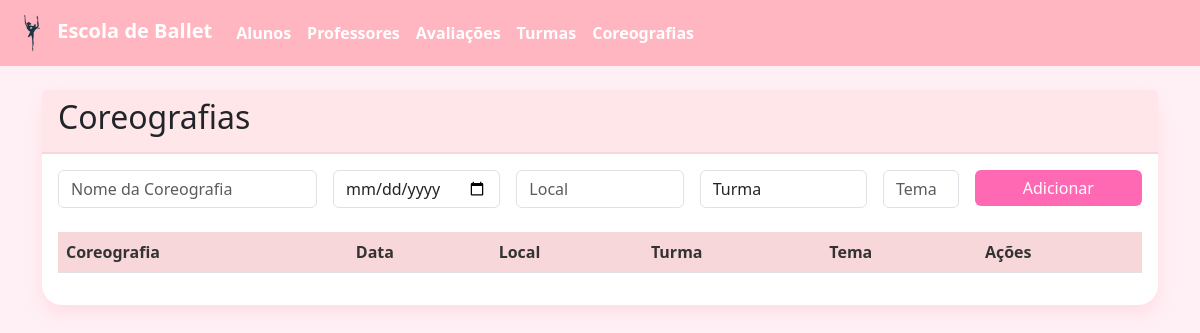
The app's page /coreografias, older data.
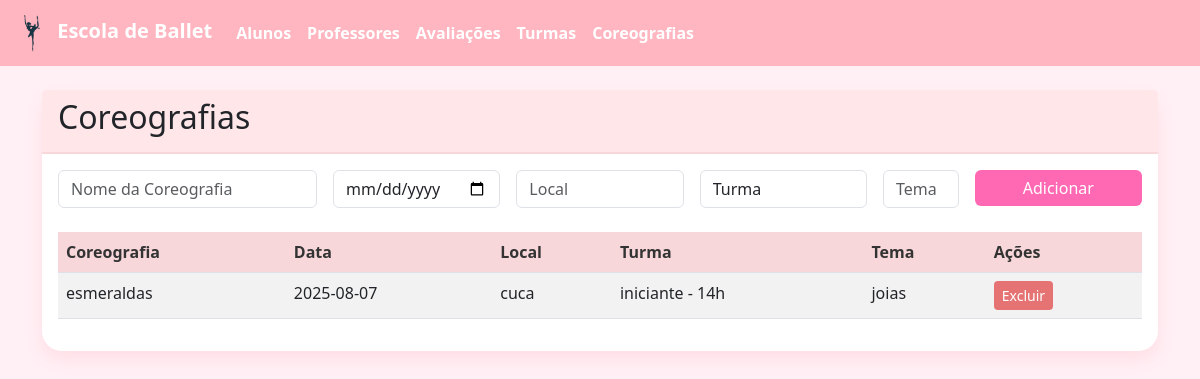
The same page, newer data.
### tables this page shows
CREATE TABLE Coreografia (
    id INTEGER PRIMARY KEY AUTOINCREMENT,
    nome_evento TEXT NOT NULL,
    data TEXT NOT NULL,
    local TEXT NOT NULL,
    tema TEXT,
    descricao TEXT,
    turma_id INTEGER,
    FOREIGN KEY (turma_id) REFERENCES Turma(id)
);

CREATE TABLE Turma (
    id INTEGER PRIMARY KEY AUTOINCREMENT,
    nivel TEXT NOT NULL DEFAULT 'iniciante',
    horario TEXT NOT NULL,
    sala TEXT NOT NULL,
    quantidade_max_alunos INTEGER,
    observacoes TEXT
);

### app.py (the view)
@app.route('/coreografias')
def mostrar_coreografias():
    coreografias = listar_coreografias()
    turmas = listar_turmas()
    return render_template('coreografias.html', coreografias=coreografias, turmas=turmas)

### db/connection.py (called while the page is built)
def conectar():
    return sqlite3.connect('ballet.db')

### models/coreografia.py (called while the page is built)
def listar_coreografias():
    conn = conectar()
    cursor = conn.cursor()
    cursor.execute("""
        SELECT c.id, c.nome_evento, c.data, c.local, c.tema, c.descricao,
               c.turma_id, t.nivel, t.horario
        FROM Coreografia c
        LEFT JOIN Turma t ON c.turma_id = t.id
        ORDER BY c.data DESC
    """)
    resultado = cursor.fetchall()
    conn.close()
    return resultado

### models/turma.py (called while the page is built)
def listar_turmas():
    conn = conectar()
    cursor = conn.cursor()
    cursor.execute("SELECT * FROM Turma")
    resultado = cursor.fetchall()
    conn.close()
    return resultado

### templates/coreografias.html (shortened to what this page needs)
{% extends "base.html" %}
{% block content %}
<div class="card">
  <div class="card-header">
    <h2>Coreografias</h2>
  </div>
  <div class="card-body">
    <form method="POST" action="{{ url_for('adicionar_coreografia') }}" class="row g-3 mb-4">
      <div class="col-md-3">
        <input type="text" name="nome_evento" class="form-control" placeholder="Nome da Coreografia" required>
      </div>
      <div class="col-md-2">
        <input type="date" name="data" class="form-control" required>
      </div>
      <div class="col-md-2">
        <input type="text" name="local" class="form-control" placeholder="Local" required>
      </div>
      <div class="col-md-2">
        <select name="turma_id" class="form-control">
          <option value="">Turma</option>
        </select>
      </div>
      <div class="col-md-1">
        <input type="text" name="tema" class="form-control" placeholder="Tema">
      </div>
      <div class="col-md-2">
        <button type="submit" class="btn btn-primary w-100">Adicionar</button>
      </div>
    </form>
    <table class="table table-striped">
      <thead>
        <tr>
          <th>Coreografia</th>
          <th>Data</th>
          <th>Local</th>
          <th>Turma</th>
          <th>Tema</th>
          <th>Ações</th>
        </tr>
      </thead>
      <tbody>
        {% for c in coreografias %}
        <tr>
          <td>{{ c[1] }}</td>
          <td>{{ c[2] }}</td>
          <td>{{ c[3] }}</td>
          <td>{{ c[7] ~ ' - ' ~ c[8] if c[7] else 'Sem turma' }}</td>
          <td>{{ c[4] or '-' }}</td>
          <td>
            <a href="{{ url_for('remover_coreografia', id=c[0]) }}" class="btn btn-danger btn-sm"
               onclick="return confirm('Deseja excluir esta coreografia?')">Excluir</a>
          </td>
        </tr>
        {% endfor %}
      </tbody>
    </table>
  </div>
</div>
{% endblock %}

Row changes from the older to the newer data that the page shows:
added Coreografia: nome_evento "esmeraldas", data "2025-08-07", local "cuca", horario "iniciante - 14h", tema "joias"
